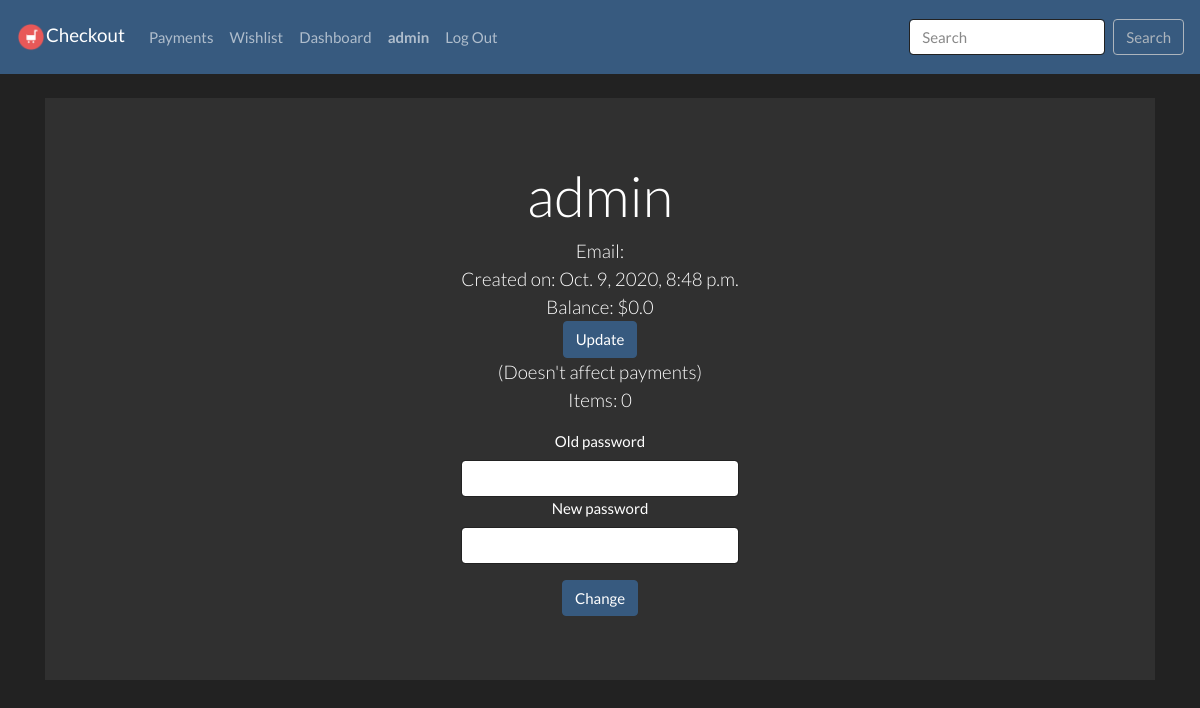
The app's page /profile (signed in) with its own data.
### checkout/models.py (models this page shows)
class User(AbstractUser):
    balance = models.FloatField()

### checkout/views.py (the view)
# urls.py: path("profile", views.profile, name="profile"),
@login_required
def profile(request):
    return render(request, "checkout/profile.html")

### checkout/templates/checkout/profile.html (shortened to what this page needs)
{% extends "checkout/layout.html" %}
{% load static %}
{% block body %}
    <div class="jumbotron jumbotron-fluid text-center">
        <div class="container">
          <h1 class="display-4">{{ request.user.username }}</h1>
          <p class="lead">Email: {{ request.user.email }}
          <br>
          Created on: {{ request.user.date_joined }}
          <br>
          Balance: $<span id="balance">{{ request.user.balance }}</span>
          <br>
          <button type="submit" id="update" class="btn btn-primary">Update</button>
          <br>
          (Doesn't affect payments)
          <br>
          Items: {{ request.user.items.count }}
        </div>
        <form action="{% url 'checkout:change_password' %}" method="POST">
          <div class="form-group">
            <label>Old password</label>
            <input type="password" class="form-control" style="width: 25%; margin: auto" name="old_password">
            <label>New password</label>
            <input type="password" class="form-control" style="width: 25%; margin: auto" name="new_password">
          </div>
          <button class="btn btn-primary">Change</button>
    </div>
{% endblock %}

### checkout/templates/checkout/layout.html (shortened to what this page needs)
{% load static %}
{% load crispy_forms_tags %}
<!DOCTYPE html>
<html lang="en">
    <head>
        <link href="{% static 'checkout/styles.css' %}" rel="stylesheet" type="text/css">
        <link href="{% static 'checkout/darkly.css' %}" rel="stylesheet" type="text/css">
    </head>
    <body>
        <nav class="navbar navbar-expand-lg navbar-dark bg-primary mb-4 sticky-top">
            <a class="navbar-brand" href="{% url 'checkout:index' %}"><img style="height: 30px; width: 30px" src="{% static 'checkout/logo.png' %}">Checkout</a>
            <div class="collapse navbar-collapse">
              <ul class="navbar-nav mr-auto">
                {% if user.is_authenticated %}
                    <li class="nav-item">
                        <a class="nav-link" href="{% url 'payment:index' %}">Payments</a>
                    </li>
                    <li class="nav-item">
                        <a class="nav-link" href="{% url 'wishlist:index' %}">Wishlist</a>
                    </li>
                    <li class="nav-item">
                      <a class="nav-link" href="{% url 'dashboard:index' %}">Dashboard</a>
                    </li>
                    <li class="nav-item">
                        <a class="nav-link" href="{% url 'checkout:profile' %}"><strong>{{ user.username }}</strong></a>
                    </li>
                {% endif %}
                {% if user.is_authenticated %}
                    <li class="nav-item">
                        <a class="nav-link" href="{% url 'checkout:logout' %}">Log Out</a>
                    </li>
                {% endif %}
              </ul>
              <form action="{% url 'checkout:search' %}" method="GET" class="form-inline my-2 my-lg-0">
                  <input class="form-control mr-sm-2" name="q" type="search" placeholder="Search" aria-label="Search">
                  <button class="btn btn-outline-light my-2 my-sm-0" type="submit">Search</button>
                </form>
            </div>
          </nav>
        <div class="body container">
            {% block body %}
            {% endblock %}
        </div>
    </body>
</html>

### records on screen
User: username "admin", user.username "admin", user.date_joined "Oct. 9, 2020, 8:48 p.m.", user.balance "0.0", user.items.count "0"
